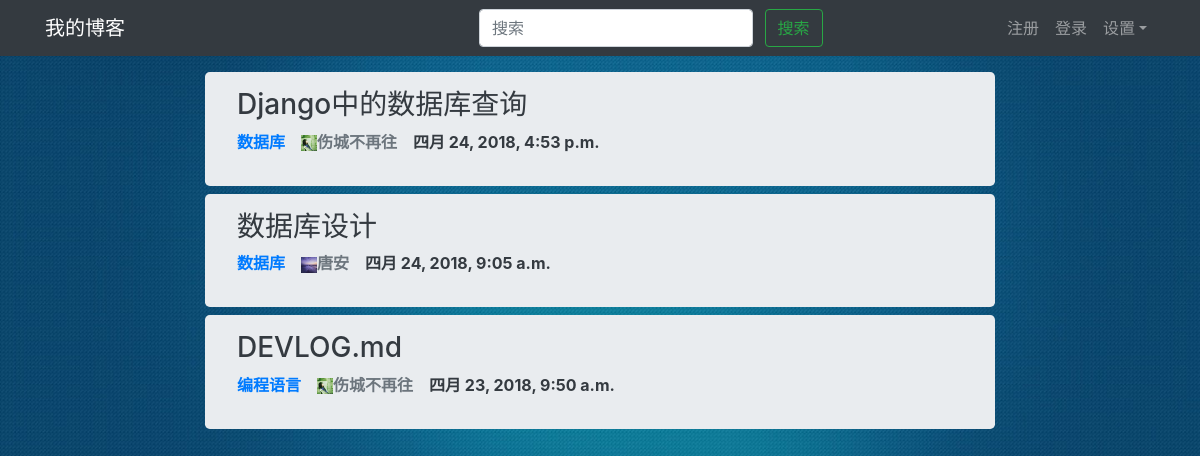
The page / on the database its author committed.
### blog/models.py (models this page shows, shortened)
class Article(models.Model):
    title = models.CharField(max_length=100)
    body = models.TextField()
    category = models.ForeignKey(Category, on_delete=models.CASCADE)
    created_time = models.DateTimeField(auto_now_add=True)
    modified_time = models.DateTimeField(auto_now=True)
    author = models.ForeignKey(User, on_delete=models.CASCADE)
    tags = models.ManyToManyField(Tag)
    page_view = models.IntegerField(default=0)
    praise = models.IntegerField(default=0)
    censure = models.IntegerField(default=0)
    comments = models.IntegerField(default=0)

class Category(models.Model):
    name = models.CharField(max_length=100)
    def __str__(self):
        return self.name

### users/models.py (models this page shows)
class MyUser(AbstractUser):
    head_portrait = models.CharField(max_length=100)
    nick_name = models.CharField(max_length=20, default='')
    sex = models.IntegerField(default=2)
    bio = models.CharField(max_length=100, default='')
    following = models.IntegerField(default=0)
    followers = models.IntegerField(default=0)
    articles = models.IntegerField(default=0)
    comments = models.IntegerField(default=0)

### blog/views.py (the view)
# urls.py: path('', views.index, name="index"),
def index(request):
    articles = Article.objects.all().order_by('-created_time')
    context = {'articles': articles}
    return render(request, 'blog/index.html', context)

### blog/templates/blog/index.html
{% extends 'blog/base.html' %}
{% load i18n %}
{% load static %}
{% block content %}
<div class="row">
    <div class="col-md-2">
    </div>
    <div class="col-md-8">
        {% for article in articles %}
            <div class="jumbotron jumbotron-articles">
                <h3><a href="{% url 'blog:article_details' article.id %}" class="a-text a-hover">{{ article.title }}</a></h3>
                <dl class="list-articles">
                    <dt><a class="a-hover" href="#">{{ article.category }}</a></dt>
                    <dt><a class="text-secondary a-hover" href="#"><img class="list-article-image" src="{{ article.author.head_portrait }}">{{ article.author.nick_name }}</a></dt>
                    <dt><a href="#" class="text-dark a-hover">{{ article.created_time }}</a></dt>
                </dl>
            </div>
        {% endfor %}
    </div>
</div>
{% endblock content %}

### blog/static/css/index.css (style rules this page uses)
html,body { min-height: 100%; width: 100% height: 100%; margin: 0; padding: 0; }
body { background: url("../img/bg-1.jpg") no-repeat; background-size: 100% 100%; margin-bottom: 35px; background-attachment: scroll; overflow-x: hidden; }
.a-text { color: #343a40; text-decoration: none; }
.jumbotron-articles { margin: 0.5rem 0; padding: 1rem 2rem; }
.list-articles { display: flex; }
.list-articles dt { margin-right: 1rem; }
.list-article-image { height: 1rem; width: 1rem; }

### rows shown on the page
Article: title "Django中的数据库查询", category "数据库", author.head_portrait (picture), author.nick_name "伤城不再往", created_time "四月 24, 2018, 4:53 p.m."
Article: title "数据库设计", category "数据库", author.head_portrait (picture), author.nick_name "唐安", created_time "四月 24, 2018, 9:05 a.m."
Article: title "DEVLOG.md", category "编程语言", author.head_portrait (picture), author.nick_name "伤城不再往", created_time "四月 23, 2018, 9:50 a.m."
